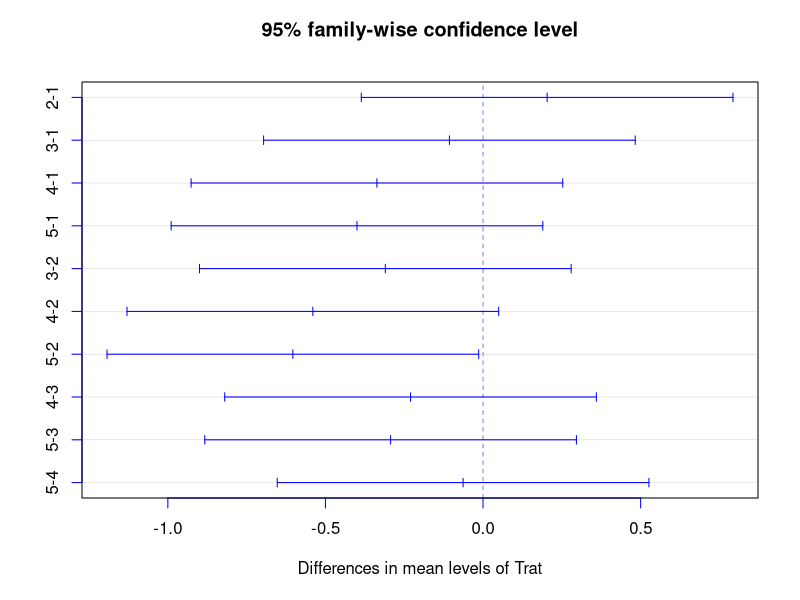

The R script that drew this image:
# introducao ao planejamento e analise de experimentos

# Experimento Inteiramente ao Acaso (DIC)
# Exemplo 1: Análise de Variância (ANOVA) com Teste de Tukey
resist <- c(7, 8, 15, 11, 9, 10, 12, 17, 13, 18, 19, 15, 14, 18, 19, 17, 16, 18, 19, 25, 22, 23, 18, 20)
trat <- c("5%", "5%", "5%", "5%", "5%", "5%", "10%", "10%", "10%", "10%", "10%", "10%", "15%", "15%", "15%", "15%", "15%", "15%", "20%", "20%", "20%", "20%", "20%", "20%")
# ANOVA para analisar efeito do tratamento na resistência
exper <- aov(resist ~ trat)  # aov -> análise de variância
summary(exper)  # Sumário da ANOVA
# Teste de Tukey para comparar médias entre os tratamentos
teste.tukey <- TukeyHSD(exper, 'trat', ord = T, conf.level = 0.99)
teste.tukey  # Resultado do Teste de Tukey

# Exemplo 2: ANOVA com Teste de Tukey
resistencia <- c(3129, 3000, 2865, 2890, 3200, 3300, 2975, 3150, 2800, 2900, 2985, 3050, 2600, 2700, 2600, 2765)
tecnica <- c('1', '1', '1', '1', '2', '2', '2', '2', '3', '3', '3', '3', '4', '4', '4', '4')
# ANOVA para analisar efeito da técnica na resistência
analise <- aov(resistencia ~ tecnica)
summary(analise)  # Sumário da ANOVA
# Teste de Tukey para comparar médias entre as técnicas
teste.tukey <- TukeyHSD(analise, 'tecnica', ord = T, conf.level = 0.9)
teste.tukey  # Resultado do Teste de Tukey


# Experimento Aleatorizado com Blocos Completos
# Exemplo 3: Experimento de Bloco Completo
indice <- c(7.62, 8.00, 7.93, 8.14, 8.15, 7.87, 7.76, 7.73, 7.74, 7.17, 7.57, 7.80, 7.46, 7.68, 7.21)
dados <- data.frame(Trat = factor(rep(1:5, each = 3)), Blocos = factor(rep(1:3, 5)), resp = indice)
# ANOVA para analisar efeito do tratamento e do bloco na variável resposta
anova.bloco <- aov(resp ~ Trat + Blocos, data = dados)
summary(anova.bloco)  # Sumário da ANOVA
# Teste de Tukey para comparar médias entre os tratamentos
tukey.bloco <- TukeyHSD(anova.bloco, "Trat", conf.level = 0.95)
tukey.bloco  # Resultado do Teste de Tukey
plot(tukey.bloco, col = "blue")  # Gráfico do Teste de Tukey
